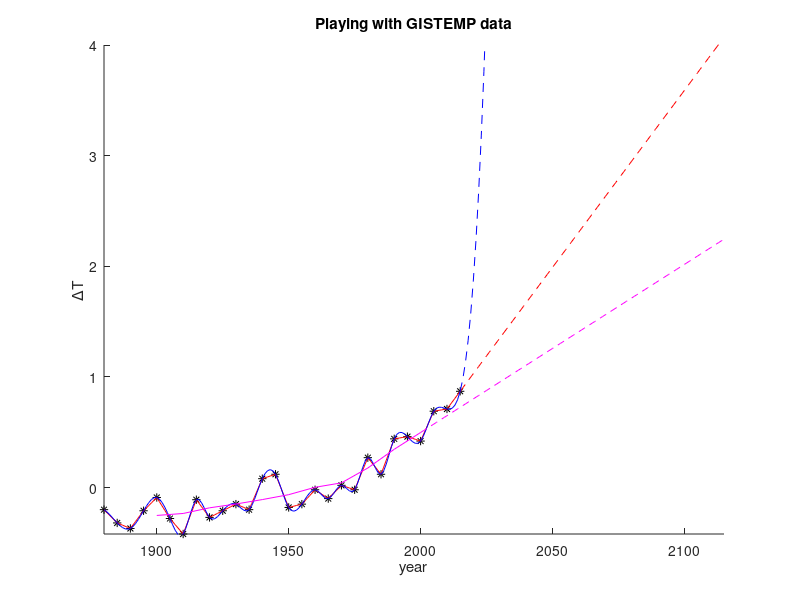

Recreate this plot in MATLAB.
%% Start fresh!
clear 
close all

%% data: GISS Surface Temperature Analysis (GISTEMP v4)
gistempdata=csvread('gistemp.csv',1,0);
years=gistempdata(:,1);
temp=gistempdata(:,2);

%% interpolation and extrapolation
figure
hold on
plot(years,temp,'*k')

% linear interpolation
myyears=min(years):1:max(years);
mytemp=interp1(years,temp,myyears);
plot(myyears,mytemp,'-r')

% spline interpolation
myyears=min(years):1:max(years);
mytemp=interp1(years,temp,myyears,'spline');
plot(myyears,mytemp,'-b')

% linear extrapolation
myyears=max(years):1:max(years)+100;
mytemp=interp1(years,temp,myyears,'linear','extrap');
plot(myyears,mytemp,'--r')

% spline extrapolation
myyears=max(years):1:max(years)+100;
mytemp=interp1(years,temp,myyears,'spline','extrap');
plot(myyears,mytemp,'--b')



%% Smoothing

smoothingtime=50;
yearssmooth=1900:10:2000;
for n=1:length(yearssmooth)
   % select data around the year yearssmooth(n)
   selecteddata=(abs(yearssmooth(n)-years)<smoothingtime/2);
   tempsmooth(n)=mean(temp(selecteddata));
end
plot(yearssmooth,tempsmooth,'-m')

% extrapolate the smoothed temperatures
myyears=2000:1:2120;
mytemp=interp1(yearssmooth,tempsmooth,myyears,'linear','extrap');
plot(myyears,mytemp,'--m')

ylim([min(temp) 4])
xlim([min(years) max(years)+100])
xlabel('year')
ylabel('\DeltaT')
title('Playing with GISTEMP data')